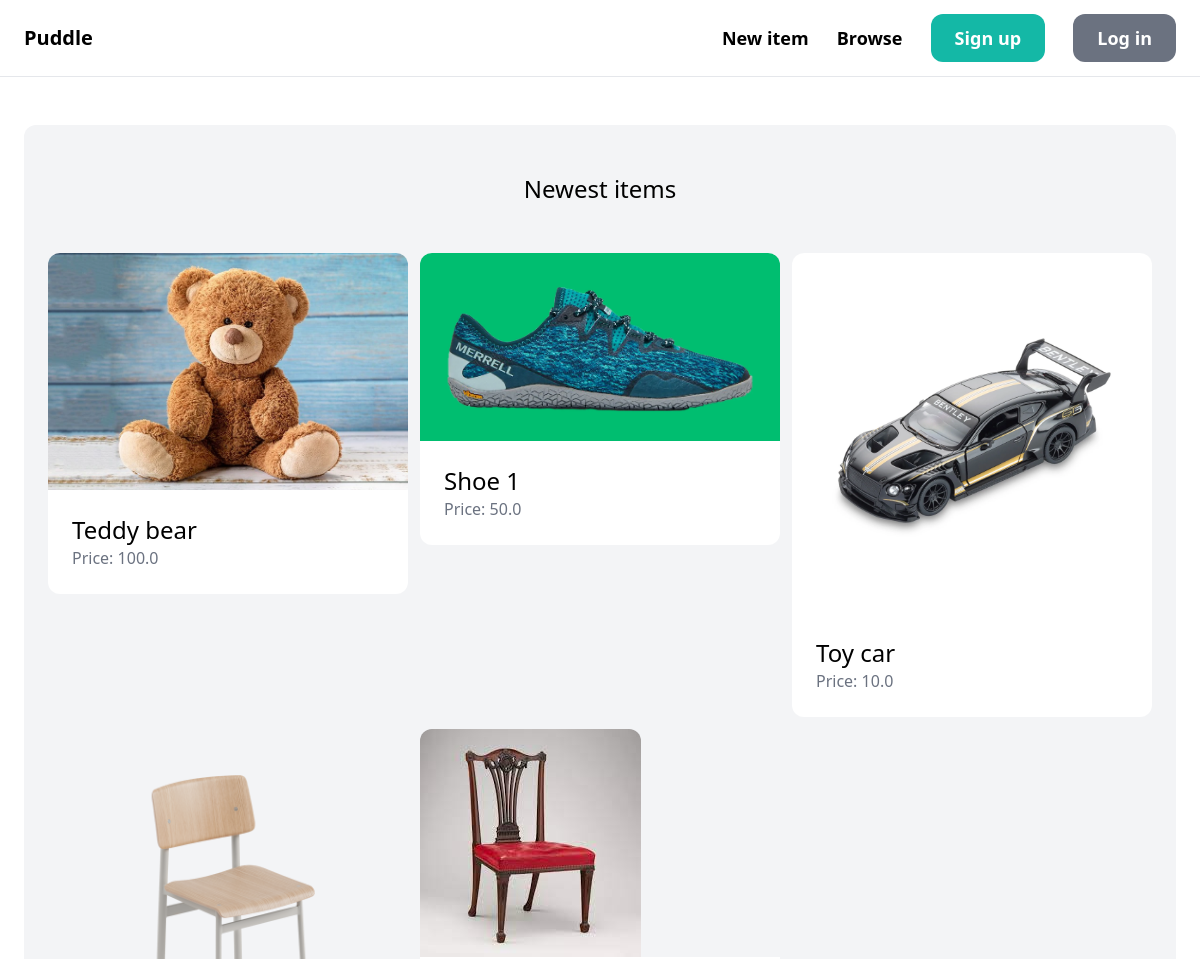
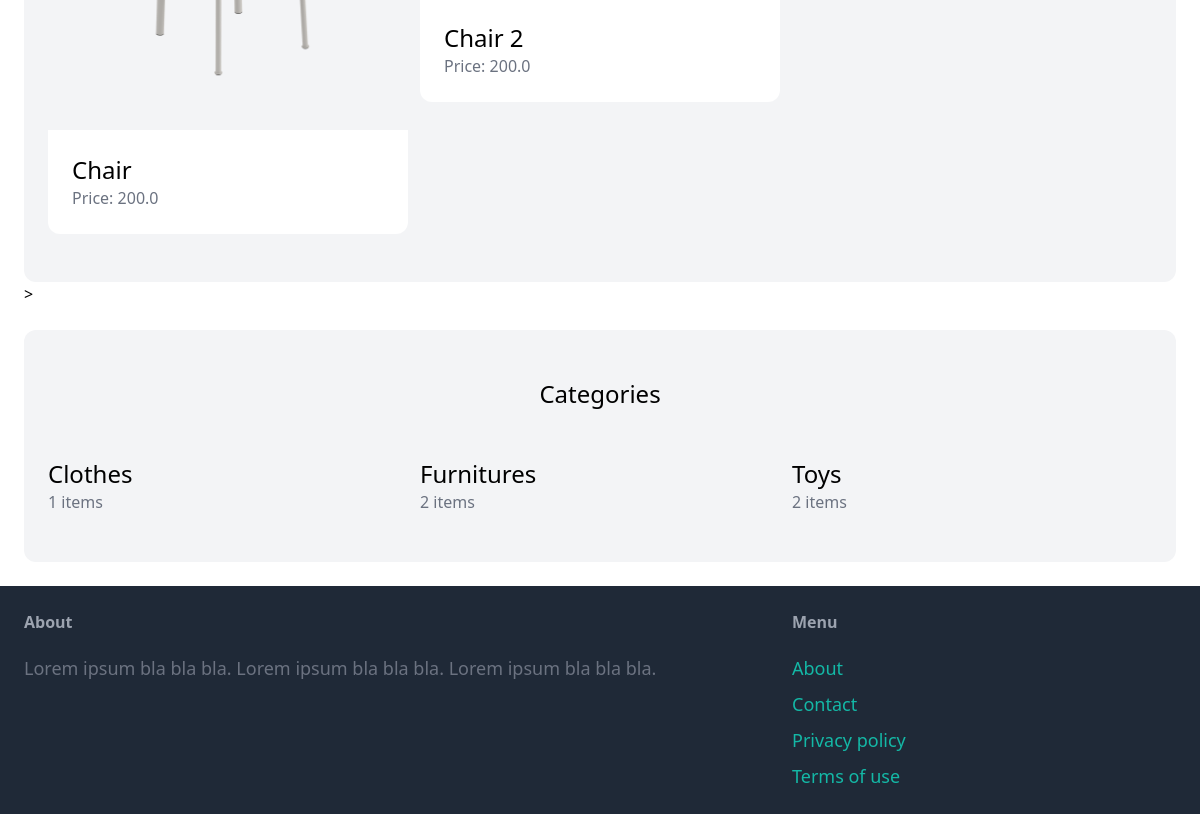
The app's page /, older data (2 pictures, top to bottom).
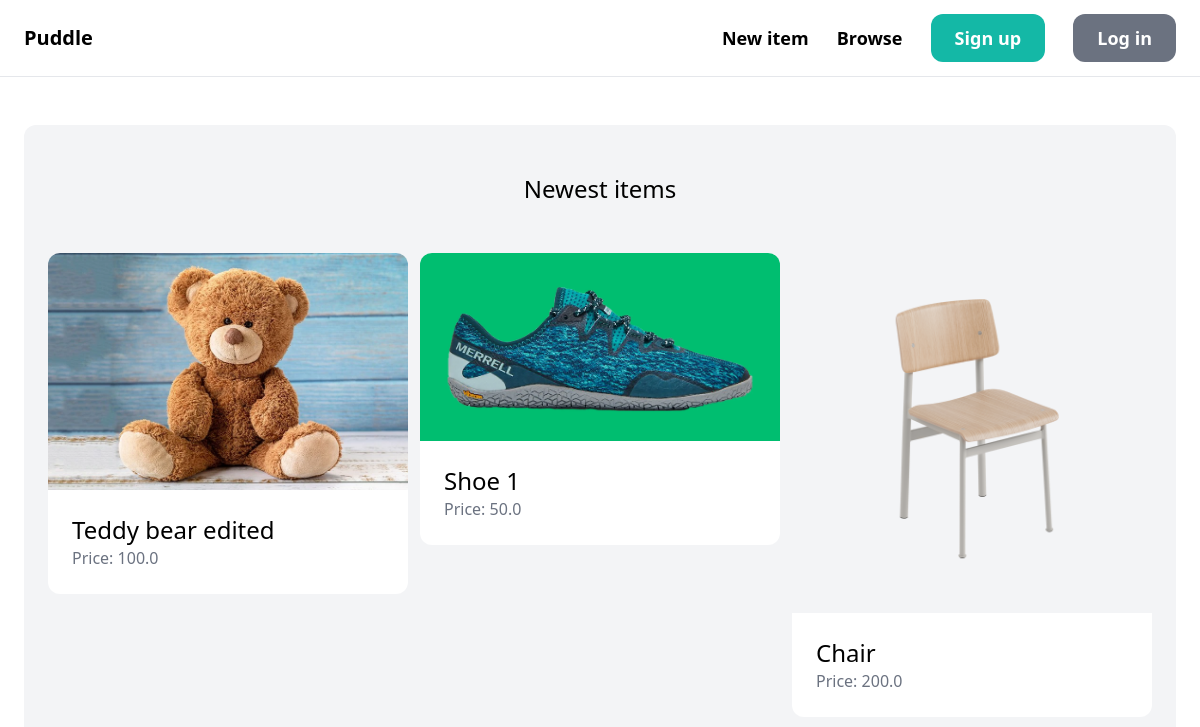
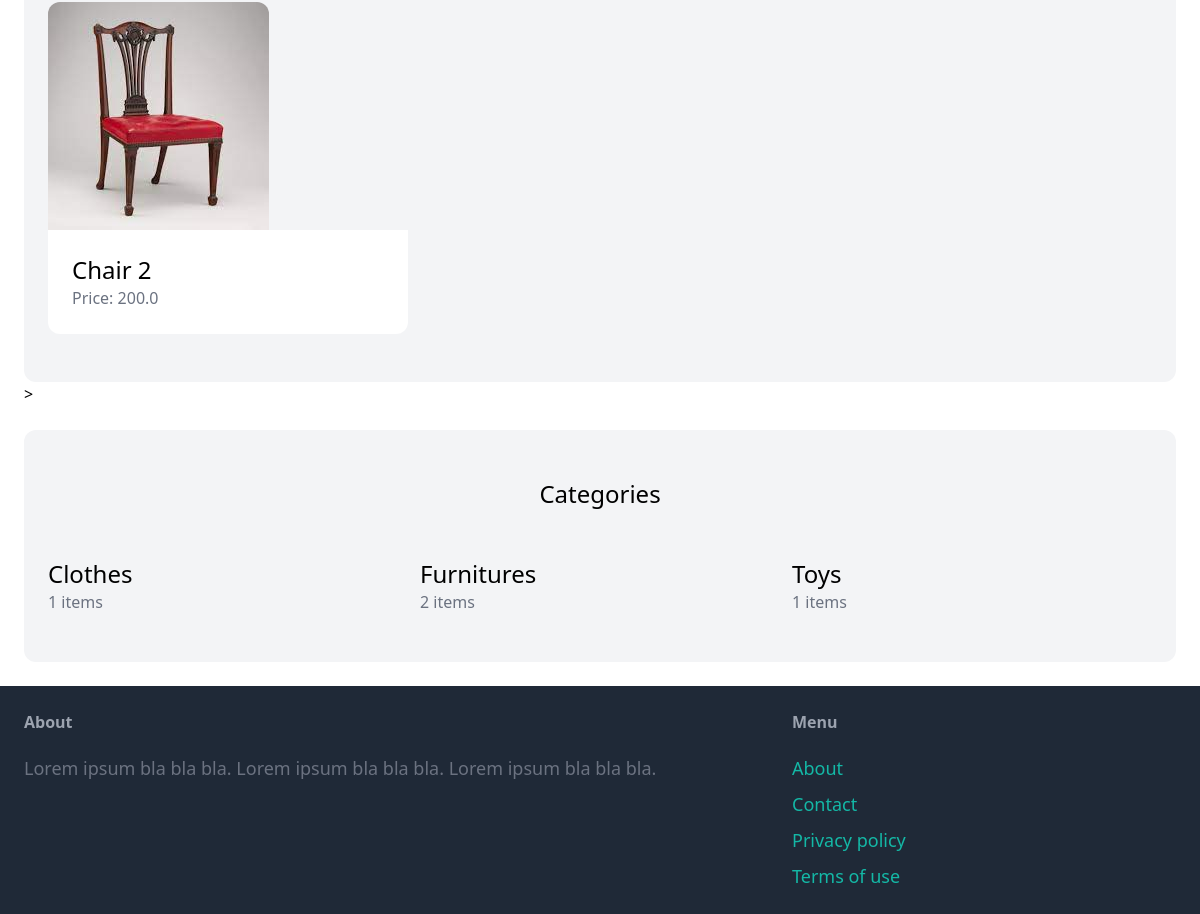
The same page, newer data (2 pictures, top to bottom).
### item/models.py (models this page shows, shortened)
class Item(models.Model):
    category = models.ForeignKey(Category, related_name='items', on_delete=models.CASCADE)
    name = models.CharField(max_length=255)
    description = models.TextField(blank=True, null=True)
    price = models.FloatField()
    image = models.ImageField(upload_to='item_images', blank=True, null=True)
    is_sold = models.BooleanField(default=False)
    created_by = models.ForeignKey(User, related_name='items', on_delete=models.CASCADE)
    created_at = models.DateTimeField(auto_now_add=True)

class Category(models.Model):
    name = models.CharField(max_length=255)
    class Meta:
        ordering = ('name',)
        verbose_name_plural = 'Categories'

### core/views.py (the view)
# urls.py: path('', views.index, name='index'),
def index(request):
    items = Item.objects.filter(is_sold=False)[:6]
    categories = Category.objects.all()
    return render(request, 'core/index.html', {
        'categories': categories,
        'items': items,
    })

### core/templates/core/index.html (shortened to what this page needs)
{% extends 'core/base.html' %}
{% block content %}
    <div class="mt-6 px-6 py-12 bg-gray-100 rounded-xl">
        <h2 class="mb-12 text-2xl text-center">Newest items</h2>
        <div class="grid grid-cols-3 gap-3">
            {% for item in items %}
            <div>
                <a href="{% url 'item:detail' item.id %}">
                    <div>
                        <img src="{{item.image.url}}" class="rounded-t-xl">
                    </div>
                    <div class="p-6 bg-white rounded-b-xl">
                        <h2 class="text-2xl">{{item.name}}</h2>
                        <p class="text-gray-500">Price: {{item.price}}</p>
                    </div>
                </a>
            </div>
            {% endfor %}
        </div>
    </div>>
    <div class="mt-6 px-6 py-12 bg-gray-100 rounded-xl">
        <h2 class="mb-12 text-2xl text-center">Categories</h2>
        <div class="grid grid-cols-3 gap-3">
            {% for category in categories %}
            <div>
                <a href="#">
                    <div>
                        <h2 class="text-2xl">{{category.name}}</h2>
                        <p class="text-gray-500">{{category.items.count}} items</p>
                    </div>
                </a>
            </div>
            {% endfor %}
        </div>
    </div>
{% endblock %}

### core/templates/core/base.html (shortened to what this page needs)
<!DOCTYPE html>
<html>
    <head>
        <script src="https:cdn.tailwindcss.com"></script>
    </head>
    <body>
        <nav class="py-6 px-6 flex justify-between items-center border-b border-gray-200">
            <a href="/" class="text-xl font-semibold">Puddle</a>
            <div class="space-x-6">
                <a href="{% url 'item:new' %}" class="text-lg font-semibold hover:text-gray-500">New item</a>
                <a href="{% url 'item:items' %}" class="text-lg font-semibold hover:text-gray-500">Browse</a>
                {% if request.user.is_authenticated %}
                    <a href="{% url 'conversation:inbox' %}" class="px-6 py-3 text-lg font-semibold bg-teal-500 text-white rounded-xl hover:bg-teal-500">Inbox</a>
                    <a href="{% url 'dashboard:index' %}" class="px-6 py-3 text-lg font-semibold bg-gray-500 text-white rounded-xl hover:bg-gray-500">Dashboard</a>
                {% else %}
                    <a href="{% url 'core:signup' %}" class="px-6 py-3 text-lg font-semibold bg-teal-500 text-white rounded-xl hover:bg-teal-500">Sign up</a>
                    <a href="{% url 'core:login' %}" class="px-6 py-3 text-lg font-semibold bg-gray-500 text-white rounded-xl hover:bg-gray-500">Log in</a>
                {% endif %}
            </div>
        </nav>
        <div class="px-6 py-6">
            {% block content %}
            {% endblock %}
        </div>
        <footer class="py-6 px-6 flex justify-between bg-gray-800">
            <div class="w-2/3 pr-10">
                <h3 class="mb-5 font-semibold text-gray-400">About</h3>
                <p class="text-lg text-gray-500">Lorem ipsum bla bla bla. Lorem ipsum bla bla bla. Lorem ipsum bla bla bla.</p>
            </div>
            <div class="w-1/3">
                <h3 class="mb-5 font-semibold text-gray-400">Menu</h3>
                <ul class="space-y-2">
                    <li><a href="#" class="text-lg text-teal-500 hover:text-teal-700">About</a></li>
                    <li><a href="{% url 'core:contact' %}" class="text-lg text-teal-500 hover:text-teal-700">Contact</a></li>
                    <li><a href="#" class="text-lg text-teal-500 hover:text-teal-700">Privacy policy</a></li>
                    <li><a href="#" class="text-lg text-teal-500 hover:text-teal-700">Terms of use</a></li>
                </ul>
            </div>
        </footer>
    </body>
</html>

Row changes from the older to the newer data that the page shows:
removed Item: image (picture), name "Toy car", price "10.0"
changed Item: name "Teddy bear" → "Teddy bear edited"
computed for Category "Toys": items.count "2" → "1"
